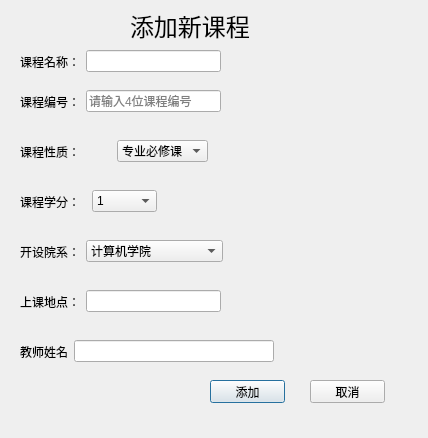
<?xml version="1.0" encoding="UTF-8"?>
<ui version="4.0">
 <class>addcourse</class>
 <widget class="QDialog" name="addcourse">
  <property name="geometry">
   <rect>
    <x>0</x>
    <y>0</y>
    <width>428</width>
    <height>438</height>
   </rect>
  </property>
  <property name="windowTitle">
   <string>学生选课和成绩管理系统</string>
  </property>
  <widget class="QLabel" name="label">
   <property name="geometry">
    <rect>
     <x>130</x>
     <y>10</y>
     <width>151</width>
     <height>31</height>
    </rect>
   </property>
   <property name="font">
    <font>
     <pointsize>18</pointsize>
    </font>
   </property>
   <property name="text">
    <string>添加新课程</string>
   </property>
  </widget>
  <widget class="QWidget" name="layoutWidget">
   <property name="geometry">
    <rect>
     <x>20</x>
     <y>50</y>
     <width>201</width>
     <height>23</height>
    </rect>
   </property>
   <layout class="QHBoxLayout" name="horizontalLayout">
    <item>
     <widget class="QLabel" name="label_2">
      <property name="text">
       <string>课程名称：</string>
      </property>
     </widget>
    </item>
    <item>
     <widget class="QLineEdit" name="le_course_name">
      <property name="placeholderText">
       <string/>
      </property>
      <property name="clearButtonEnabled">
       <bool>true</bool>
      </property>
     </widget>
    </item>
   </layout>
  </widget>
  <widget class="QWidget" name="layoutWidget">
   <property name="geometry">
    <rect>
     <x>20</x>
     <y>240</y>
     <width>203</width>
     <height>23</height>
    </rect>
   </property>
   <layout class="QHBoxLayout" name="horizontalLayout_4">
    <item>
     <widget class="QLabel" name="label_5">
      <property name="text">
       <string>开设院系：</string>
      </property>
     </widget>
    </item>
    <item>
     <widget class="QComboBox" name="cbb_college">
      <property name="sizePolicy">
       <sizepolicy hsizetype="Expanding" vsizetype="Fixed">
        <horstretch>0</horstretch>
        <verstretch>0</verstretch>
       </sizepolicy>
      </property>
      <item>
       <property name="text">
        <string>计算机学院</string>
       </property>
      </item>
      <item>
       <property name="text">
        <string>数理学院</string>
       </property>
      </item>
      <item>
       <property name="text">
        <string>外国语学院</string>
       </property>
      </item>
      <item>
       <property name="text">
        <string>经济管理学院</string>
       </property>
      </item>
      <item>
       <property name="text">
        <string>体育学院</string>
       </property>
      </item>
     </widget>
    </item>
   </layout>
  </widget>
  <widget class="QWidget" name="layoutWidget">
   <property name="geometry">
    <rect>
     <x>20</x>
     <y>190</y>
     <width>137</width>
     <height>23</height>
    </rect>
   </property>
   <layout class="QHBoxLayout" name="horizontalLayout_3">
    <item>
     <widget class="QLabel" name="label_4">
      <property name="text">
       <string>课程学分：</string>
      </property>
     </widget>
    </item>
    <item>
     <widget class="QComboBox" name="cbb_point">
      <item>
       <property name="text">
        <string>1</string>
       </property>
      </item>
      <item>
       <property name="text">
        <string>2</string>
       </property>
      </item>
      <item>
       <property name="text">
        <string>3</string>
       </property>
      </item>
      <item>
       <property name="text">
        <string>4</string>
       </property>
      </item>
      <item>
       <property name="text">
        <string>5</string>
       </property>
      </item>
     </widget>
    </item>
   </layout>
  </widget>
  <widget class="QPushButton" name="btn_sys_addcou">
   <property name="geometry">
    <rect>
     <x>210</x>
     <y>380</y>
     <width>75</width>
     <height>23</height>
    </rect>
   </property>
   <property name="text">
    <string>添加</string>
   </property>
  </widget>
  <widget class="QPushButton" name="btn_sys_addcoucancel">
   <property name="geometry">
    <rect>
     <x>310</x>
     <y>380</y>
     <width>75</width>
     <height>23</height>
    </rect>
   </property>
   <property name="text">
    <string>取消</string>
   </property>
  </widget>
  <widget class="QWidget" name="layoutWidget">
   <property name="geometry">
    <rect>
     <x>20</x>
     <y>140</y>
     <width>188</width>
     <height>23</height>
    </rect>
   </property>
   <layout class="QHBoxLayout" name="horizontalLayout_2">
    <item>
     <widget class="QLabel" name="label_3">
      <property name="text">
       <string>课程性质：</string>
      </property>
     </widget>
    </item>
    <item>
     <widget class="QComboBox" name="cbb_nature">
      <item>
       <property name="text">
        <string>专业必修课</string>
       </property>
      </item>
      <item>
       <property name="text">
        <string>专业选修课</string>
       </property>
      </item>
      <item>
       <property name="text">
        <string>通识选修课</string>
       </property>
      </item>
     </widget>
    </item>
   </layout>
  </widget>
  <widget class="QWidget" name="layoutWidget">
   <property name="geometry">
    <rect>
     <x>20</x>
     <y>290</y>
     <width>201</width>
     <height>23</height>
    </rect>
   </property>
   <layout class="QHBoxLayout" name="horizontalLayout_5">
    <item>
     <widget class="QLabel" name="label_6">
      <property name="text">
       <string>上课地点：</string>
      </property>
     </widget>
    </item>
    <item>
     <widget class="QLineEdit" name="le_course_place">
      <property name="placeholderText">
       <string/>
      </property>
      <property name="clearButtonEnabled">
       <bool>true</bool>
      </property>
     </widget>
    </item>
   </layout>
  </widget>
  <widget class="QWidget" name="layoutWidget">
   <property name="geometry">
    <rect>
     <x>20</x>
     <y>90</y>
     <width>201</width>
     <height>23</height>
    </rect>
   </property>
   <layout class="QHBoxLayout" name="horizontalLayout_6">
    <item>
     <widget class="QLabel" name="label_7">
      <property name="text">
       <string>课程编号：</string>
      </property>
     </widget>
    </item>
    <item>
     <widget class="QLineEdit" name="le_course_id">
      <property name="maxLength">
       <number>4</number>
      </property>
      <property name="placeholderText">
       <string>请输入4位课程编号</string>
      </property>
      <property name="clearButtonEnabled">
       <bool>true</bool>
      </property>
     </widget>
    </item>
   </layout>
  </widget>
  <widget class="QWidget" name="">
   <property name="geometry">
    <rect>
     <x>20</x>
     <y>340</y>
     <width>254</width>
     <height>23</height>
    </rect>
   </property>
   <layout class="QHBoxLayout" name="horizontalLayout_7">
    <item>
     <widget class="QLabel" name="label_8">
      <property name="text">
       <string>教师姓名</string>
      </property>
     </widget>
    </item>
    <item>
     <widget class="QLineEdit" name="le_teacher_name">
      <property name="placeholderText">
       <string/>
      </property>
      <property name="clearButtonEnabled">
       <bool>true</bool>
      </property>
     </widget>
    </item>
   </layout>
  </widget>
 </widget>
 <resources/>
 <connections/>
</ui>
